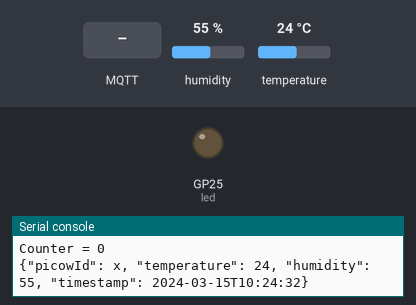
Simulated run of this program. Board: Raspberry Pi Pico running MicroPython. On the bench: output pins drawn as LEDs (lit = HIGH), the last lines printed to the serial console. Inputs (shaded band) come from the test bench; at power-on: humidity 55 %, temperature 24 °C. WiFi joins after 1.5 s; the clock reads 2024-03-15 10:24:30 at power-on unless the program sets it; no MQTT or app messages arrive unless stated; values from a settings file that is not in the repository are placeholders.

Above: at 3.6 s.
3.7 s: MQTT message "LEDon" arrives on the first subscribed topic
At 8.2 s:
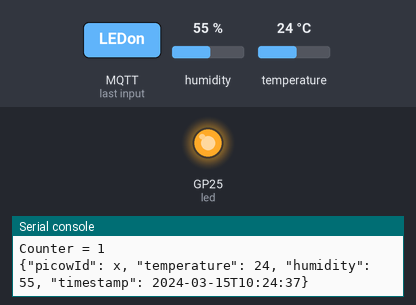
9.1 s: MQTT message "LEDoff" arrives on the first subscribed topic
At 14.3 s:
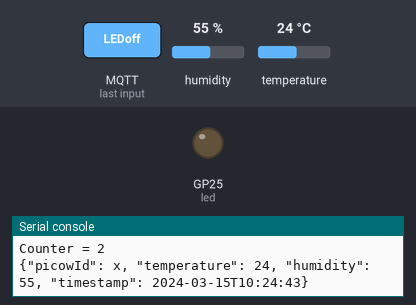
Timing chart, 0 to 15.8 s (numbered marks = the images above; inputs shaded):
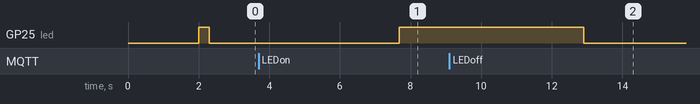

Measured:
- after the input at 3.7 s, GP25 (led): LOW → HIGH after 4.0 s
- after the input at 9.1 s, GP25 (led): HIGH → LOW after 3.8 s

The program:

main.py
```python
"""Read temp and humidity and send to MQTT server

Adapted from: http://www.steves-internet-guide.com/into-mqtt-python-client/
"""

import os
import sys

import time
import utime

# Imports for picow
import machine
from machine import Pin

# Imports for MQTT
import rp2
import network
import ubinascii
import socket
from umqtt.simple import MQTTClient

# Imports for DHT11
from DHT22 import DHT22
from secrets import secrets


last_message = 0
message_interval = 5
counter = 0

#
# Set country to avoid possible errors / https://randomnerdtutorials.com/micropython-mqtt-esp32-esp8266/
rp2.country('EN')

wlan = network.WLAN(network.STA_IF)
wlan.active(True)
# If you need to disable powersaving mode

# See the MAC address in the wireless chip OTP
mac = ubinascii.hexlify(network.WLAN().config('mac'),':').decode()
print('mac = ' + mac)

# Other things to query
# print(wlan.config('channel'))
# print(wlan.config('essid'))
# print(wlan.config('txpower'))

# Load login data from different file for safety reasons
ssid = secrets['ssid']
pw = secrets['pw']
broker = secrets['broker']
sub_topic = secrets['subtopic']
pub_topic = secrets['pubtopic']
#client_id = ubinascii.hexlify(machine.unique_id())
#client_id = mac
client_id = secrets['client_id']
picow_id = secrets['picow_id']

wlan.connect(ssid, pw)

# Wait for connection with 10 second timeout
timeout = 10
while timeout > 0:
    if wlan.status() < 0 or wlan.status() >= 3:
        break
    timeout -= 1
    print('Waiting for connection...')
    time.sleep(1)

# Handle connection error
# Error meanings
# 0  Link Down
# 1  Link Join
# 2  Link NoIp
# 3  Link Up
# -1 Link Fail
# -2 Link NoNet
# -3 Link BadAuth
if wlan.status() != 3:
    raise RuntimeError('Wi-Fi connection failed')
else:
    led = machine.Pin('LED', machine.Pin.OUT)
    for i in range(wlan.status()):
        led.on()
        time.sleep(.1)
        led.off()
    print('Connected')
    status = wlan.ifconfig()
    print('ip = ' + status[0])

### Topic Setup ###

def sub_cb(topic, msg):
  print((topic, msg))
  if msg == b'LEDon':
    print('Device received LEDon message on subscribed topic')
    led.value(1)
  if msg == b'LEDoff':
    print('Device received LEDoff message on subscribed topic')
    led.value(0)


def connect_and_subscribe():
  global client_id, mqtt_server, topic_sub
  client = MQTTClient(client_id, broker)
  client.set_callback(sub_cb)
  client.connect()
  client.subscribe(sub_topic)
  print('Connected to %s MQTT broker as client ID: %s, subscribed to %s topic' % (broker, client_id, sub_topic))
  return client

def restart_and_reconnect():
  print('Failed to connect to MQTT broker. Reconnecting...')
  time.sleep(10)
  machine.reset()

try:
  client = connect_and_subscribe()
except OSError as e:
  restart_and_reconnect()

# Get the sensor
dht_sensor=DHT22(Pin(15,Pin.IN,Pin.PULL_UP),dht11=True)

while True:
  try:
    client.check_msg()
    print(f"Counter = {counter}")
    if (time.time() - last_message) >= message_interval:
      temp, humidity = dht_sensor.read()
      y, m, d, H, M, S = utime.localtime()[:6]
      timestamp = f"{y}-{m:02d}-{d:02d}T{H:02d}:{M:02d}:{S:02d}"
      if temp is None:
        print(" sensor error")
      #else:
      pub_msg = f'{{"picowId": {picow_id}, "temperature": {temp}, "humidity": {humidity}, "timestamp": {timestamp}}}'
      print(pub_msg)
      #DHT22 not responsive if delay to short
      #utime.sleep_ms(5000)

      #pub_msg = b'Hello #%d' % counter
      client.publish(pub_topic, pub_msg)
      last_message = time.time()
      time.sleep(message_interval)
      counter += 1
  except OSError as e:
    restart_and_reconnect()
```
